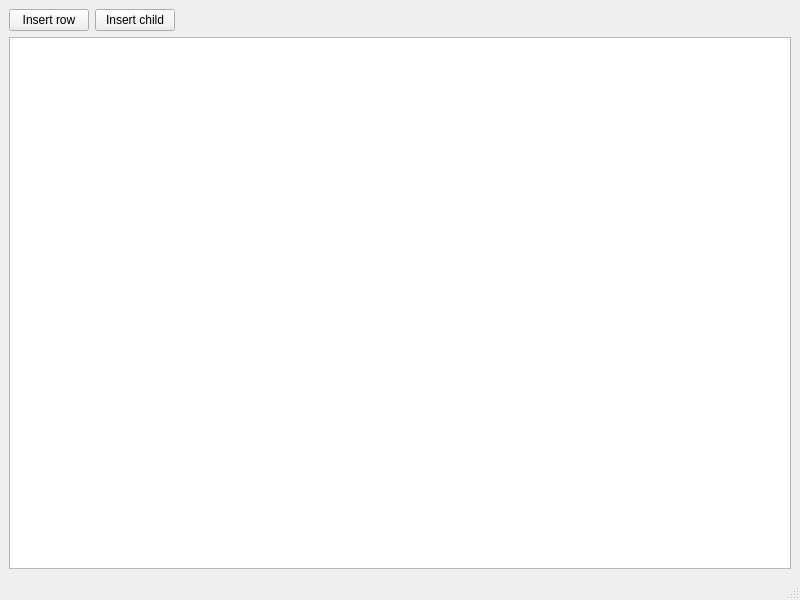
<?xml version="1.0" encoding="UTF-8"?>
<ui version="4.0">
 <class>MainWindow</class>
 <widget class="QMainWindow" name="MainWindow">
  <property name="geometry">
   <rect>
    <x>0</x>
    <y>0</y>
    <width>800</width>
    <height>600</height>
   </rect>
  </property>
  <property name="windowTitle">
   <string>MainWindow</string>
  </property>
  <widget class="QWidget" name="centralwidget">
   <layout class="QGridLayout" name="gridLayout">
    <item row="0" column="0">
     <layout class="QHBoxLayout" name="horizontalLayout">
      <item>
       <widget class="QPushButton" name="insert_row_button">
        <property name="text">
         <string>Insert row</string>
        </property>
       </widget>
      </item>
      <item>
       <widget class="QPushButton" name="insert_child_button">
        <property name="text">
         <string>Insert child</string>
        </property>
       </widget>
      </item>
      <item>
       <spacer name="horizontalSpacer">
        <property name="orientation">
         <enum>Qt::Horizontal</enum>
        </property>
        <property name="sizeHint" stdset="0">
         <size>
          <width>40</width>
          <height>20</height>
         </size>
        </property>
       </spacer>
      </item>
     </layout>
    </item>
    <item row="1" column="0">
     <widget class="QTreeView" name="tree_view_"/>
    </item>
   </layout>
  </widget>
  <widget class="QMenuBar" name="menubar">
   <property name="geometry">
    <rect>
     <x>0</x>
     <y>0</y>
     <width>800</width>
     <height>21</height>
    </rect>
   </property>
  </widget>
  <widget class="QStatusBar" name="statusbar"/>
 </widget>
 <resources/>
 <connections/>
</ui>
